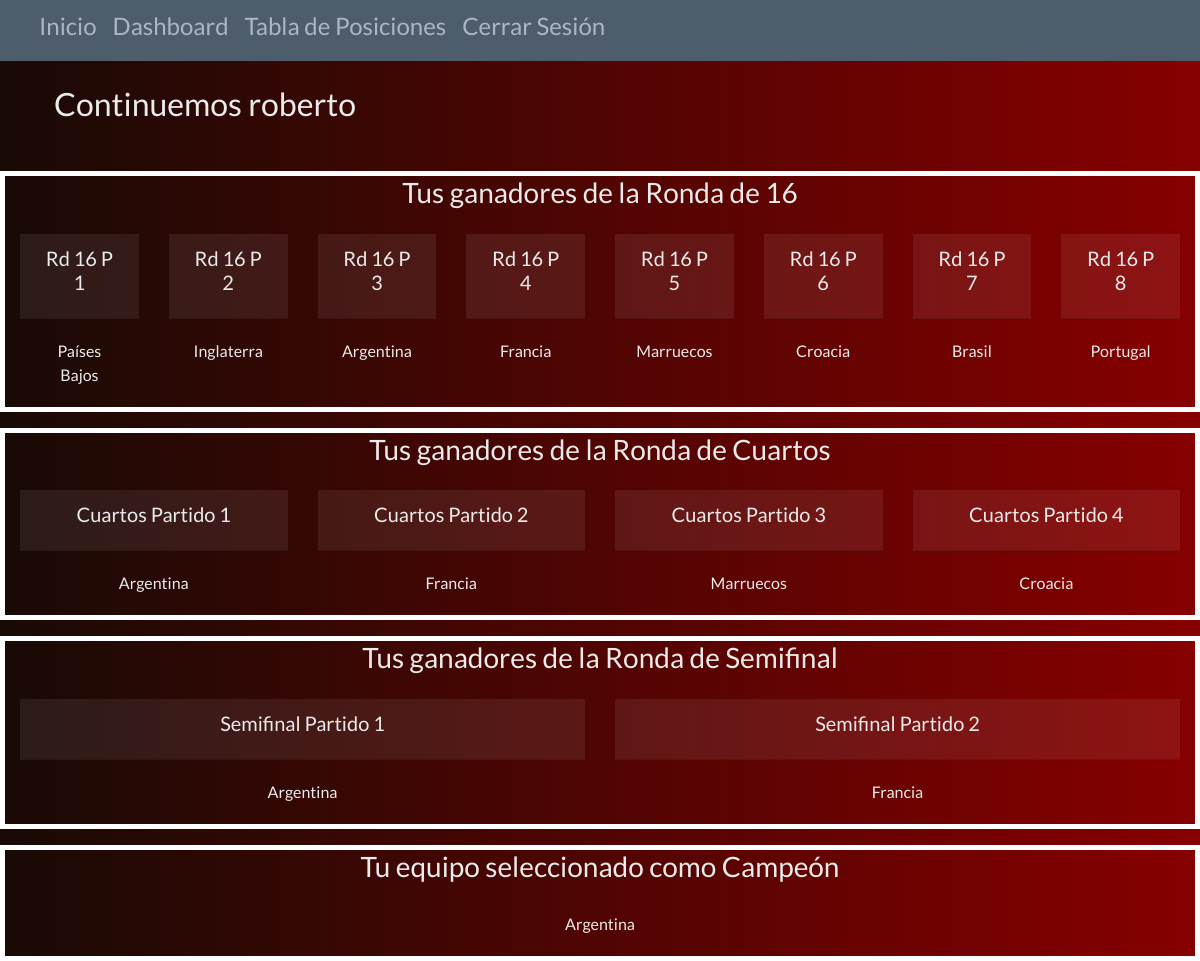
/fase-final (signed in), run on the app's committed database.
### models.py (models this page shows, shortened)
class PrediccionRonda16(db.Base):
    __tablename__ = "predicciones_R16"
    __table_args__ = {"sqlite_autoincrement": True}
    id_prediccionRonda16 = Column(Integer, primary_key=True)
    partido = Column(Integer, nullable=False)
    id_equipo = Column(Integer, ForeignKey("equipos.id_equipo"), nullable=False)
    id_usuario = Column(Integer, ForeignKey("usuarios.id_usuario"), nullable=False)

class Equipo(db.Base):
    __tablename__ = "equipos"
    __table_args__ = {"sqlite_autoincrement": True}
    id_equipo = Column(Integer, primary_key=True)
    nombre = Column(String(30), nullable=False, unique=True)

class PrediccionCuartos(db.Base):
    __tablename__ = "predicciones_cuartos"
    __table_args__ = {"sqlite_autoincrement": True}
    id_prediccionCuartos = Column(Integer, primary_key=True)
    partido_cuartos = Column(Integer, nullable=False)
    id_equipo = Column(Integer, ForeignKey("equipos.id_equipo"), nullable=False)
    id_usuario = Column(Integer, ForeignKey("usuarios.id_usuario"), nullable=False)

class PrediccionSemifinal(db.Base):
    __tablename__ = "predicciones_semifinal"
    __table_args__ = {"sqlite_autoincrement": True}
    id_prediccionSemi = Column(Integer, primary_key=True)
    partido_semi = Column(Integer, nullable=False)
    id_equipo = Column(Integer, ForeignKey("equipos.id_equipo"), nullable=False)
    id_usuario = Column(Integer, ForeignKey("usuarios.id_usuario"), nullable=False)

### main.py (the view)
@app.route("/fase-final", methods=['GET', 'POST'])
def fase_final(i=None):
    if "id_usuario" not in flask_session:
        return redirect(url_for('login'))
    if request.method == "POST":
        guardar_prediccion(flask_session["id_usuario"], request.form)
    partidos_faseR16 = []
    partidos_cuartos = []
    partidos_semi = []
    partidos_final = []
    partidos_faseR16 = []
    prediccionesCuartos = None
    prediccionesSemifinal = None
    prediccionesFinal = None
    equipo_2 = aliased(Equipo)
    predicciones_grupos = db.session.query(Prediccion, Grupo.letra, Equipo.id_equipo.label('id_equipo_clasificado_1'), Equipo.nombre.label('equipo_clasificado_1'), equipo_2.id_equipo.label('id_equipo_clasificado_2'), equipo_2.nombre.label('equipo_clasificado_2'))\
                    .filter_by(id_usuario=flask_session["id_usuario"])\
                    .join(Grupo, Prediccion.id_grupo == Grupo.id_grupo)\
                    .join(Equipo, Prediccion.equipo_clasificado_1 == Equipo.id_equipo)\
                    .join(equipo_2, Prediccion.equipo_clasificado_2 == equipo_2.id_equipo)\
                    .all()
    prediccionesR16 = (db.session.query(PrediccionRonda16.partido, Equipo.id_equipo, Equipo.nombre.label('nombre_equipo'))
                        .filter_by(id_usuario = flask_session["id_usuario"])
                        .join(Equipo, PrediccionRonda16.id_equipo == Equipo.id_equipo)
                    ).all()
    if len(prediccionesR16) == 0:
        partidos_faseR16 = get_partidos_R16(predicciones_grupos)
    else:
        prediccionesCuartos = (db.session.query(PrediccionCuartos.partido_cuartos, Equipo.id_equipo, Equipo.nombre.label('nombre_equipo'))
                            .filter_by(id_usuario=flask_session["id_usuario"])
                            .join(Equipo, PrediccionCuartos.id_equipo == Equipo.id_equipo)
                            .all()
                            )
        if len(prediccionesCuartos) == 0:
            partidos_cuartos = get_partidos_cuartos(prediccionesR16)
        else:
            prediccionesSemifinal = (db.session.query(PrediccionSemifinal.partido_semi, Equipo.id_equipo, Equipo.nombre.label("nombre_equipo"))
                             .filter_by(id_usuario=flask_session["id_usuario"])
                             .join(Equipo, PrediccionSemifinal.id_equipo == Equipo.id_equipo)
                             .all()
                             )
            if len(prediccionesSemifinal) == 0:
                partidos_semi = get_partidos_semi(prediccionesCuartos)
            else:
                prediccionesFinal = (db.session.query(PrediccionFinal.partido_final, Equipo.id_equipo, Equipo.nombre.label("nombre_equipo"))
                                    .filter_by(id_usuario=flask_session["id_usuario"])
                                    .join(Equipo, PrediccionFinal.id_equipo == Equipo.id_equipo)
                                    .first()
                                    )
                if not prediccionesFinal:
                    partidos_final = get_partido_final(prediccionesSemifinal)
    return render_template("fase-final.html", nombre_usuario=flask_session["nombre_usuario"],
                           partidos_faseR16 = partidos_faseR16, prediccionesR16 = prediccionesR16,
                           partidos_cuartos = partidos_cuartos, prediccionesCuartos = prediccionesCuartos,
                           partidos_semi = partidos_semi, prediccionesSemifinal = prediccionesSemifinal,
                           partidos_final = partidos_final, prediccionesFinal=prediccionesFinal
                           )

### templates/fase-final.html (shortened to what this page needs)
<!DOCTYPE html>
<html lang="en">
<head>
    <link rel="stylesheet" href="{{ url_for('static', filename='main.css') }}">
    <link rel="stylesheet" href="https://cdn.jsdelivr.net/npm/bootswatch@4.5.2/dist/superhero/bootstrap.min.css"
>
</head>
<body>
     <nav class="navbar navbar-expand-lg bg-dark">
      <div class="container-fluid">
        <div class="collapse navbar-collapse" id="navbarNavAltMarkup">
          <div class="navbar-nav">
            <a class="nav-link text-light" href="/"><h4>Inicio</h4></a>
            <a class="nav-link text-light" href="/dashboard"><h4>Dashboard</h4></a>
            <a class="nav-link text-light" href="/tabla-posiciones"><h4>Tabla de Posiciones</h4></a>
            <a class="nav-link text-light" href="{{ url_for('logout') }}"><h4>Cerrar Sesión</h4></a>
          </div>
        </div>
      </div>
    </nav>
    <div class="container">
        <div class="row p-4">
            <h2 class="page-header">Continuemos {{nombre_usuario}}</h2>
        </div>
    </div>
    {% if prediccionesR16 %}
    <div class="col-md-12 text-center mt-3 marcador-seleccionado">
        <h3>Tus ganadores de la Ronda de 16</h3>
        <div class="row">
            {% for pre16 in prediccionesR16 %}
            <div class="col">
                <div class="card-header mt-3">
                    <h5 class="card-title text-center">Rd 16 P {{ pre16['partido'] }}</h5>
                </div>
                <div class="card-body">
                    <span>{{ pre16['nombre_equipo'] }}</span>
                </div>
            </div>
            {% endfor %}
        </div>
    </div>
    {% if prediccionesCuartos %}
    <div class="col-md-12 text-center mt-3 marcador-seleccionado">
        <h3>Tus ganadores de la Ronda de Cuartos</h3>
        <div class="row">
            {% for preCuartos in prediccionesCuartos %}
            <div class="col">
                <div class="card-header mt-3">
                    <h5 class="card-title text-center">Cuartos Partido {{ preCuartos['partido_cuartos'] }}</h5>
                </div>
                <div class="card-body">
                    <span>{{ preCuartos['nombre_equipo'] }}</span>
                </div>
            </div>
            {% endfor %}
        </div>
    </div>
        {% if prediccionesSemifinal %}
    <div class="col-md-12 text-center mt-3 marcador-seleccionado">
        <h3>Tus ganadores de la Ronda de Semifinal</h3>
        <div class="row">
            {% for preSemi in prediccionesSemifinal %}
            <div class="col">
                <div class="card-header mt-3">
                    <h5 class="card-title text-center">Semifinal Partido {{ preSemi['partido_semi'] }}</h5>
                </div>
                <div class="card-body">
                    <span>{{ preSemi['nombre_equipo'] }}</span>
                </div>
            </div>
            {% endfor %}
        </div>
    </div>
            {% if prediccionesFinal %}
    <div class="col-md-12 text-center mt-3 marcador-seleccionado">
        <h3>Tu equipo seleccionado como Campeón</h3>
        <div class="row">
            <div class="col">
                <div class="card-body">
                    <span>{{ prediccionesFinal['nombre_equipo'] }}</span>
                </div>
            </div>
        </div>
    </div>
            {% endif %}
        {% endif %}
    {% endif %}
    {% endif %}
</body>
</html>

### static/main.css (style rules this page uses)
body { background: #870000; background: -webkit-linear-gradient(to right, #190A05, #870000); background: linear-gradient(to right, #190A05, #870000); }
.marcador-seleccionado { border: 5px solid #fff; }

### data on the page
PrediccionRonda16: partido "1", nombre_equipo "Países Bajos"
PrediccionRonda16: partido "2", nombre_equipo "Inglaterra"
PrediccionRonda16: partido "3", nombre_equipo "Argentina"
PrediccionRonda16: partido "4", nombre_equipo "Francia"
PrediccionRonda16: partido "5", nombre_equipo "Marruecos"
PrediccionRonda16: partido "6", nombre_equipo "Croacia"
PrediccionRonda16: partido "7", nombre_equipo "Brasil"
PrediccionRonda16: partido "8", nombre_equipo "Portugal"
PrediccionCuartos: partido_cuartos "1", nombre_equipo "Argentina"
PrediccionCuartos: partido_cuartos "2", nombre_equipo "Francia"
PrediccionCuartos: partido_cuartos "3", nombre_equipo "Marruecos"
PrediccionCuartos: partido_cuartos "4", nombre_equipo "Croacia"
PrediccionSemifinal: partido_semi "1", nombre_equipo "Argentina"
PrediccionSemifinal: partido_semi "2", nombre_equipo "Francia"
Equipo: nombre_equipo "Argentina"

### other printed values
{{ nombre_usuario }} "roberto"
